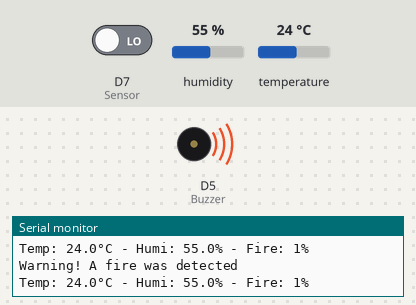
A sketch run on a simulated ESP8266 (NodeMCU). Parts: buzzer (waves = sounding, pin HIGH), the last lines printed to the serial monitor. Inputs (shaded band) come from the test bench; at power-on: D7 (Sensor) LOW, humidity 55 %, temperature 24 °C. WiFi joins after 1.5 s; servers stay silent unless stated.

Above: at 2.7 s.
2.8 s: D7 (Sensor) driven HIGH
At 3.5 s:
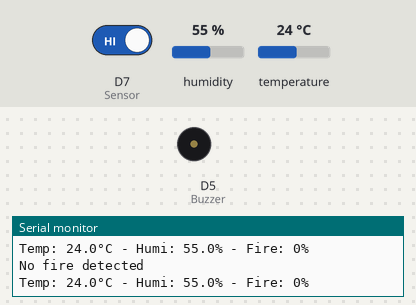
4.6 s: D7 (Sensor) driven LOW
At 5.8 s:
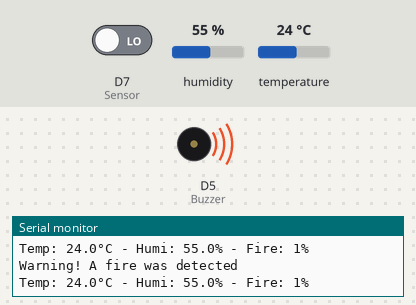
Timing chart, 0 to 7.6 s (numbered marks = the images above; inputs shaded):
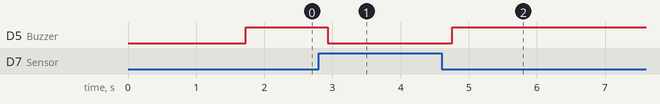

The sketch:

fire_detection.ino
```cpp
//@Author: EPCB TECH
//@Date: 2020
//@Description: ESP8266 With ThingSpeak

#include <DHT.h>
#include <ESP8266WiFi.h>
#include <Wire.h>
#include "DHT.h"
#include "ThingSpeak.h"

#define Buzzer D5
#define Sensor D7
#define DHTPIN 5

//#define DHTTYPE DHT21   // DHT 21 (AM2301)
#define DHTTYPE DHT11   // DHT 11
DHT dht(DHTPIN, DHTTYPE);

//#define DHTTYPE DHT22   // DHT 22  (AM2302), AM2321

float humi;
float temp;
int fire = 0;

//WiFiSetting
const char* ssid      = "Tang 3";
const char* password  = "37khuongtrung";

WiFiClient client;

//ThingSpeakSetting
const int channelID		= 2384827;// Enter Channel ID ;
String writeAPIKey		= "PCGSX1024GXGFYA2";
const char* server		= "api.thingspeak.com";

//FunctionDeclare
void    wifiSetup();
void    thingConnect();
void    readSensor(void);

void    printData(void);

void setup() {
  Serial.begin(115200);
  Serial.println("Start Reading Sensor!\n");
  dht.begin();
  wifiSetup();
  pinMode(Buzzer, OUTPUT);
  pinMode(Sensor, INPUT);


}

void loop() {
  thingConnect();
  readSensor();
  notifiaction();
  printData();
}

void wifiSetup() {
  Serial.print("Connecting");
  WiFi.begin(ssid, password);
  while (WiFi.status() != WL_CONNECTED) {
    Serial.print(".");
    delay(100);
  }
  Serial.print("\r\nWiFi connected");
  //ThingSpeak.begin(client);
  logoConsole();
}

void readSensor(void) {
  temp 	= dht.readTemperature();
  humi 	= dht.readHumidity();

}

void notifiaction() {
  int sensor = digitalRead(Sensor);
  if (sensor == 1) {
      digitalWrite(Buzzer, LOW);
      Serial.println("No fire detected\n");
      fire = 0;
  } else if (sensor == 0) {
      digitalWrite(Buzzer, HIGH);
      Serial.println("Warning! A fire was detected\n");
      fire = 1;
    }
}
void thingConnect() {
  if (client.connect(server, 80)) {
    String body = "field1=" + String(fire) + "&field2=" + String(temp, 1) + "&field3=" + String(humi,1) ;
    client.print("POST /update HTTP/1.1\n");
    client.print("Host: api.thingspeak.com\n");
    client.print("Connection: close\n");
    client.print("X-THINGSPEAKAPIKEY: " + writeAPIKey + "\n");
    client.print("Content-Type: application/x-www-form-urlencoded\n");
    client.print("Content-Length: ");
    client.print(body.length());
    client.print("\n\n");
    client.print(body);
    client.print("\n\n");
  }
}

void printData(void) {
  Serial.printf("Temp: %s°C - Humi: %s%\r - Fire: %d%\r\n", String(temp, 1).c_str(), String(humi, 1).c_str(), fire);
  // ThingSpeak.setField(1,temp);
  // ThingSpeak.setField(2,humi);
  // ThingSpeak.setField(3,fire);
  // int x = ThingSpeak.writeFields(channelID,writeAPIKey);
  // if(x == 200){
  //   Serial.println("Data pushed successfull");
  // }else{
  //   Serial.println("Push error" + String(x));
  // }
}


void logoConsole(void) {
  Serial.printf("Nhóm 24\n");
  Serial.printf("Ninh Chí Hướng - B20DCAT094\n");
  Serial.printf("Nguyễn Văn Khang - B20DCAT102\n");

}
```

Measured:
- after the input at 2.8 s, D5 (Buzzer): HIGH → LOW after 0.13 s
- after the input at 4.6 s, D5 (Buzzer): LOW → HIGH after 0.16 s
